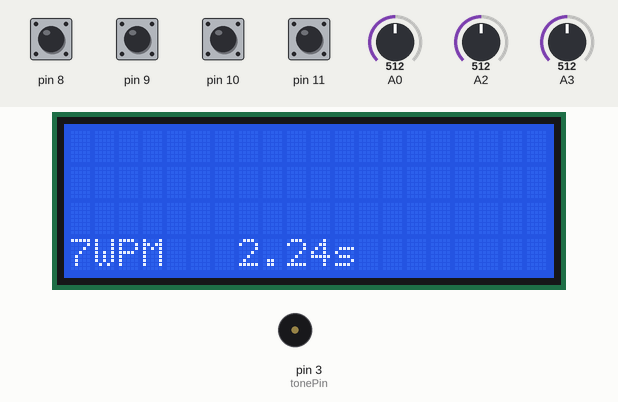
A sketch run on a simulated Arduino Uno, built with avr-gcc and run on an emulated ATmega328P. On the bench: 20×4 character LCD, buzzer (waves = sounding). The test bench sets the inputs (shaded band); at power-on: pin 8–11 HIGH, A2 = 512, A3 = 512, A0 = 512. Random numbers use the default seed unless the sketch sets one; what the sketch prints to the serial monitor is not drawn.

Above: at 3.8 s.
3.9 s: pin 8 pulled LOW for 1 s
At 7.2 s:
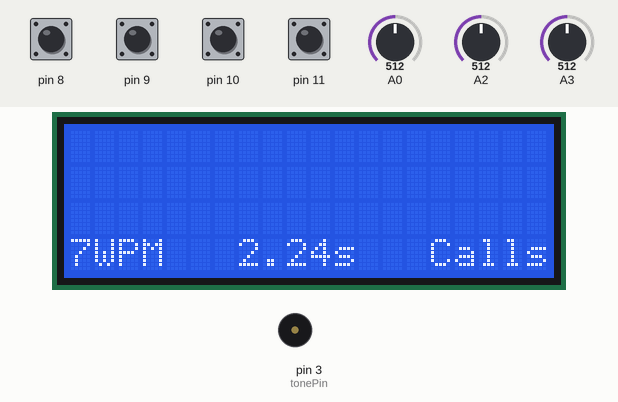
7.3 s: A2 set to 122
At 10.8 s:
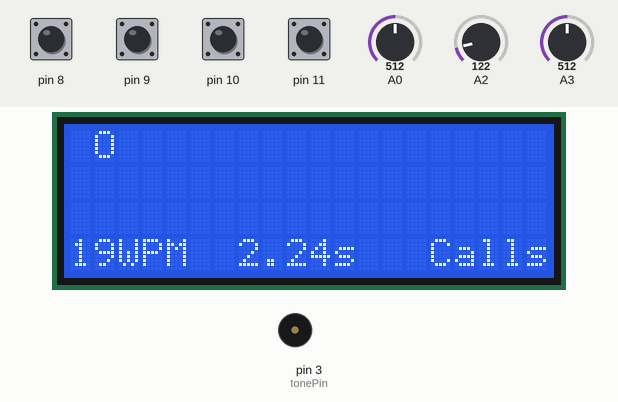
11.0 s: A3 set to 0
At 13.18 s:
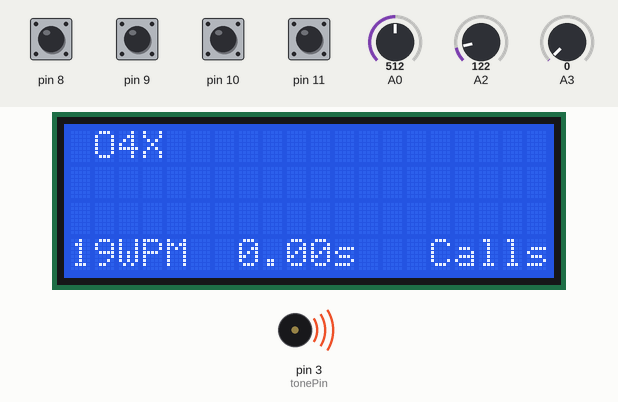
13.6 s: A2 set to 0
At 14.93 s:
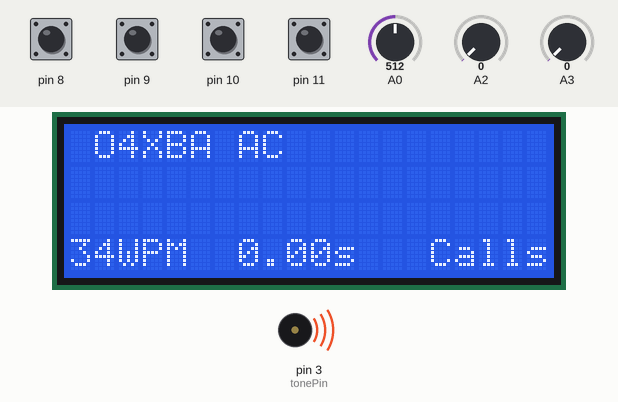
15.6 s: A3 set to 3
17.6 s: A3 set to 511
At 18.1 s:
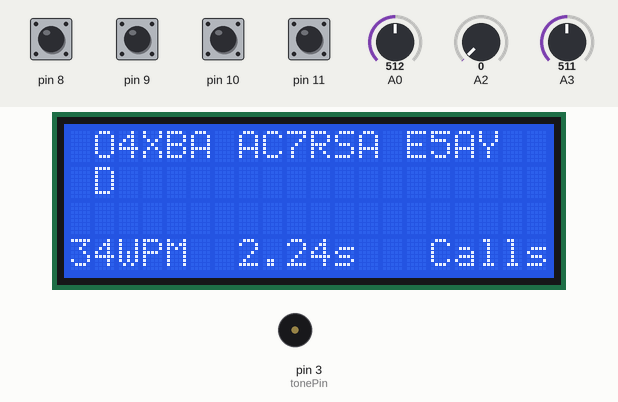
Timing chart, 0 to 26.3 s (numbered marks = the images above; inputs shaded):
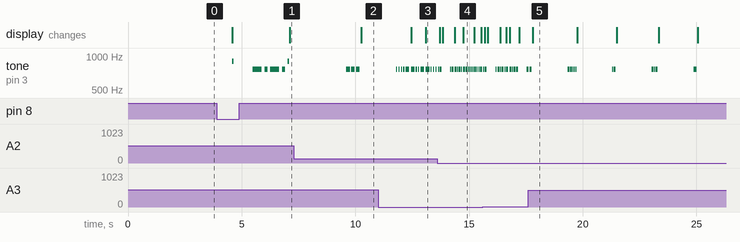

The sketch:

MorseTutor.ino
```cpp
/********************************************************************

      M O R S E   C O D E   P R A C T I C E    G E N E R A T O R

/********************************************************************

Author       : Dan Trudgian (M0TGN) http://www.m0tgn.com
Date         : 14th September 2015
Version      : 1.0
Description  :

This sketch is designed to emulate the Datong D70 practice oscillator.
It generated either letters, number or a mixture of both selected from a switch
2 controls allowed the WPM to be altered and the gap between characters.

This sketch should achieve the following requirements :

  1. Generate either numbers, letters or mixed - switched selection.
  2. Variable speed based on Variable resistor (WPM) between 8 and 34 WPM
  3. Generate 5 chars groups
  4. Allow a variable gap based on Variable Resistor between 0.5 and 4 seconds

Pin Assignments :

Switch
D8 = Call signs
D9 = Mixed
D10 = Numbers
D11 = Letters

A0 = Used for float voltage for random seed
A1 = Not used
A2 = Used for Speed variations
A3 = Used as Gap Variations
A3 = Not Used
A4 = Reserved for I2C LCD
A5 = Reserved for I2C LCD

Future enhancements to include
  1. LCD display - Completed 17/9/2015
  2. Callsign training - Complete 15/09/2015
  3. Code review

Known Issues
1. When generating call signs choosing a different mode will not immediately work
2. Call signs can be longer than 20 chars per line.
3. WPM calculation can be slightly off at mid point
4.


To make this work well you will need :

2 x Variable Resistors. 1K LIN
1 x 4 way switch.
1 x Speaker

To make this gucci you can add a screen
I use an I2C screen, hence teh included Library
The library I use is here :
https://arduino-info.wikispaces.com/LCD-Blue-I2C

You will also need to know the address.
Use this link to discover the address of the I2C device :
http://playground.arduino.cc/Main/I2cScanner


/********************************************************************
*/
// Set up Morse objects here
// Spacing and timings to create the perfect code.

// #define dotPeriod 100 // For when you have no Variable resistors.
#define gapSpace (analogRead(3)*3)
//#define gapSpace (60) // For when we have no Variable resitor
#define dotPeriod (analogRead(2)/5+30)
#define dahPeriod (dotPeriod*3)
#define ActualWPM (1038/dotPeriod)
#define relaxTime (dahPeriod * 1.3) // Relax time to be used between charactors
#define letterSpace (dotPeriod*1)
#define wordSpace (dotPeriod*7)
#define tonePin 3 // Speaker is connected to pin 3
#define buzz (760) // Tine value set here. 800 = 800Hz
String VerNo="V1.01"; // Current Version Number.
int CharGroup = 5; // How many charactors to generate per group
int i= 0; // i is used a a counter for the char generation. Set to zero.
int ColPos=0; // Current X position on LCD
int RowPos=0; // Current Y position on LCD
byte ModeSelection[4];  // holds the port numbers of the push buttons.
int RndCallsign = 0; // Local int used for random callsign pattern
String InfoMsg = " "; // An emty string for emptyness
int ModePin=0; //What mode have we selected. lets start assuming we know nothing.
int ModeCalls = 8;
int ModeMixed = 9;
int ModeNumbers = 10;
int ModeLetters =11;
String BlankLine ="                  ";

#include <Wire.h>
#include <LiquidCrystal_I2C.h> //Get this here https://arduino-info.wikispaces.com/LCD-Blue-I2C

// initialize the library with the numbers of the interface pins
// LiquidCrystal lcd(7, 6, 5, 4, 3, 2);
LiquidCrystal_I2C lcd(0x3F, 2, 1, 0, 4, 5, 6, 7, 3, POSITIVE); // My I2C screen is on 0x3F - yours might not be. Check and adjust.

// Array for Mixed
    char MIXED_CHARACTERS[] = {
        // Numbers
        '0', '1', '2', '3', '4',
        '5', '6', '7', '8', '9',
        // Letters
        'A', 'B', 'C', 'D', 'E',
        'F', 'G', 'H', 'I', 'J',
        'K', 'L', 'M', 'N', 'O',
        'P', 'Q', 'R', 'S', 'T',
        'U', 'V', 'W', 'X', 'Y', 'Z',
    };

// Array for numbers only.
    char NUM_CHARACTERS[] = {
        // Numbers
        '0', '1', '2', '3', '4',
        '5', '6', '7', '8', '9',
    };

// Array for Letters only.
    char LETTERS_CHARACTERS[] = {
        // Letters
        'A', 'B', 'C', 'D', 'E',
        'F', 'G', 'H', 'I', 'J',
        'K', 'L', 'M', 'N', 'O',
        'P', 'Q', 'R', 'S', 'T',
        'U', 'V', 'W', 'X', 'Y', 'Z',
    };


void setup()
{
  lcd.begin(20, 4);      // Cuzz we have a 20x4 display
  lcd.clear();           // Empty the display - who knows whats on there right now eh ?
lcd.setCursor(7,0);
lcd.print("M0TGN");  // Im so vain, i proberbly think this code is about me...
 lcd.setCursor(5,1);
lcd.print("Morse Tutor");
 lcd.setCursor(7,2);
lcd.print(VerNo);

  ModeSelection[0] = ModeCalls;   //  Call signs
  ModeSelection[1] = ModeMixed;   //  Mixed
  ModeSelection[2] = ModeNumbers;  // Numbers
  ModeSelection[3] = ModeLetters;  // Letters

// initialize the button ports
  for (int i = 0; i < sizeof(ModeSelection); i++)
  {

   pinMode(ModeSelection[i], INPUT);      // set port as input
   digitalWrite(ModeSelection[i], HIGH);  // enable pull-up resistor

  }

// Write out the text to teh Serial Screen. Start up comms here
Serial.begin(9600);

// Make as random as I can - by reading a float voltage off an unused Analogue Pin
randomSeed(analogRead(A0));

// Welcome message
Serial.println();
Serial.print ("Starting up    Speed :");
Serial.print (ActualWPM);
Serial.print ("WPM    Tone :");
Serial.print (buzz);
Serial.print ("Hz    Mode :");


// Loop through all our pins, see which is pulled LOW
  for (int i = 0; i < sizeof(ModeSelection); i++)
  {
    if (digitalRead(ModeSelection[i])==LOW){
    ModePin=ModeSelection[i];
    };
  } ;


// Write out friendly text depending on which pin is LOW
    switch (ModePin){
          case 8:
          Serial.print ("Callsigns");
          break;
          case 9:
          Serial.print ("Mixed");
          break;
          case 10:
          Serial.print ("Numbers");
          break;
          case 11:
          Serial.print ("Letters");
          break;


  }
// Some musical interlude.

PlaySong(ModePin);


lcd.setCursor(0,0);
lcd.print(BlankLine);
lcd.setCursor(0,1);
lcd.print(BlankLine);
lcd.setCursor(0,2);
lcd.print(BlankLine);

// Call Display mode, set the cursor to 0,0
DisplayMode (String(ActualWPM), float(gapSpace/100/6.7), ModePin, 0, 0);

Serial.print ("\n"); // Write a new line for the code
delay(2500); // Added tension for dramatic effect.

// Ready now. lets create some tones !

}

void(* resetFunc) (void) = 0; //A Software reset function - called when mode is changed.


void loop()
{
ModeSelect(); // Monitor the mode pins.
}

void RandChars(int x)
{
i++;
switch (x){
  case 9:
        playLetter (MIXED_CHARACTERS[random(0,35)]);
      break;
  case 10:

        playLetter (NUM_CHARACTERS[random(0,10)]);

     break;
  case 11:
        playLetter (LETTERS_CHARACTERS[random(0,25)]);
     break;
delay(relaxTime); // And relax.
}

// Have we displayed 5 chars ? break it up, insert a space and a pause.
if (i>=CharGroup) {
 Serial.print (' ');
  ColPos++;
 delay(wordSpace);
i=0 ;
};
}


void printLetter(char x)
{
/*
Assuming we have an 20x4 LCD we can only show 3 groups on
the same line. So we will use 18 as a check number for number
of written chars to screen.

We save the current position of the cusor so we can retrun back here after writing out
the footer.
*/


  if (ColPos==18){
    Serial.println();
    // Increment row number
    RowPos++;
    // Cols = zero baby.
    ColPos=0;
  }
  ColPos++;
  Serial.print (x); // Write somthing out
if (RowPos==3){
  RowPos=0;
  lcd.clear(); // clear the screen
}
  // Write the footer out. remember to send the cursor back to correct position.
  DisplayMode (String(ActualWPM), float(gapSpace/100/6.7), ModePin, ColPos, RowPos);
    lcd.print(x); // Write somthing to the screen.


  // TODO :: This delay to be adjusted by an Analogue Read.
  //delay(wordSpace+gapSpace);
  delay(gapSpace);

}

void playLetter(char x)
{

  // Orginised is a cock ass manor, quicker to search through.
	switch (x){
  		case 'E':
			dit(); printLetter(x);  return;
		case 'I':
			dit(); dit(); printLetter(x); return;
		case 'S':
			dit(); dit(); dit(); printLetter(x);return;
		case 'A':
			dit(); dah(); printLetter(x);return;
		case 'U':
			dit(); dit(); dah(); printLetter(x);return;
		case 'T':
			dah(); printLetter(x);return;
		case 'M':
			dah(); dah(); printLetter(x);return;
		case 'O':
			dah(); dah(); dah(); printLetter(x);return;
		case 'N':
			dah(); dit(); printLetter(x);return;
		case 'D':
			dah(); dit(); dit(); printLetter(x);return;
		case 'F':
			dit();dit(); dah(); dit(); printLetter(x);return;
		case 'P':
			dit(); dah(); dah(); dit(); printLetter(x); return;
		case 'J':
			dit();dah();dah();dah(); printLetter(x);return;
		case 'L':
			dit(); dah(); dit(); dit(); printLetter(x);return;
		case 'Q':
			dah(); dah(); dit(); dah(); printLetter(x);return;
		case 'X':
			dah(); dit(); dit(); dah(); printLetter(x); return;
		case 'B':
			dah(); dit(); dit();dit(); printLetter(x);return;
		case 'Y':
			dah(); dit(); dah(); dah(); printLetter(x); return;
		case 'W':
			dit(); dah(); dah(); printLetter(x); return;
		case 'R':
			dit(); dah(); dit(); printLetter(x);return;
		case 'H':
			dit(); dit();dit();dit(); printLetter(x);return;
		case 'Z':
			dit();dit(); dah();dah();printLetter(x); return;
		case 'G':
			dah(); dah(); dit(); printLetter(x);return;
		case 'K':
			dah(); dit();dah(); printLetter(x); return;
		case 'V':
			dit(); dit(); dit(); dah();printLetter(x); return;
		case 'C':
			dah(); dit(); dah();dit();printLetter(x);return;
		case '1':
			 dit(); dah(); dah(); dah(); dah(); printLetter(x);return;
		case '2':
			dit();dit(); ; dah(); dah(); dah();  printLetter(x);return;
		case '3':
			dit(); dit();dit(); dah(); dah();  printLetter(x);return;
		case '4':
			dit();  dit();dit();dit(); dah();  printLetter(x);return;
		case '5':
			 dit(); dit();dit(); dit(); dit();printLetter(x);return;
		case '6':
			  dah(); dit();dit(); dit(); dit();printLetter(x);return;
		case '7':
			 dah(); dah();dit(); dit(); dit();printLetter(x);return;
		case '8':
			  dah(); dah(); dah(); dit(); dit();printLetter(x);return;
		case '9':
			  dah(); dah(); dah(); dah(); dit();printLetter(x);return;
		case '0':
			 dah();dah();dah();dah();dah();printLetter(x);return;
		case ' ':
			delay(wordSpace);
    case '/':
       dah();dit();dit();dah();dit(); printLetter(x);return;

}

}

void dit()
{
  tone(tonePin, buzz, dotPeriod);
  //delay(dotPeriod);
  delay(relaxTime /2);

}

void dah()
{

  tone(tonePin, buzz, dahPeriod);
    //delay(dotPeriod);
  delay(relaxTime);
}


void RandCallsign()
{

int RndCallsign = random(1,5);

// TODO :: Not happy with this function ! Its crap.


 // patterns of callsigns to generate X0XXX XX0XXX X0XX
 // patterns of suffix to chose. /m /p & null
 // Choose a letter, a number and 3 letters to create a fake callsign.
switch (RndCallsign){
 case 1:
   playLetter (LETTERS_CHARACTERS[random(0,25)]);
   playLetter (NUM_CHARACTERS[random(0,10)]);

   playLetter (LETTERS_CHARACTERS[random(0,25)]);
   playLetter (LETTERS_CHARACTERS[random(0,25)]);
   playLetter (LETTERS_CHARACTERS[random(0,25)]);
   delay(relaxTime);
   Serial.print (' ');
     ColPos++;
   delay(wordSpace);

 case 2:
   playLetter (LETTERS_CHARACTERS[random(0,25)]);
   playLetter (LETTERS_CHARACTERS[random(0,25)]);
   playLetter (NUM_CHARACTERS[random(0,10)]);

   playLetter (LETTERS_CHARACTERS[random(0,25)]);
   playLetter (LETTERS_CHARACTERS[random(0,25)]);
   playLetter (LETTERS_CHARACTERS[random(0,25)]);
   delay(relaxTime);
   Serial.print (' ');
    ColPos++;
   delay(wordSpace);

 case 3:
   playLetter (LETTERS_CHARACTERS[random(0,25)]);
   playLetter (NUM_CHARACTERS[random(0,10)]);

   playLetter (LETTERS_CHARACTERS[random(0,25)]);
   playLetter (LETTERS_CHARACTERS[random(0,25)]);
   delay(relaxTime);
   Serial.print (' ');
    ColPos++;
   delay(wordSpace);


    case 4:
   playLetter (LETTERS_CHARACTERS[random(0,25)]);
   playLetter (NUM_CHARACTERS[random(0,10)]);

   playLetter (LETTERS_CHARACTERS[random(0,25)]);
   playLetter (LETTERS_CHARACTERS[random(0,25)]);
   playLetter (LETTERS_CHARACTERS[random(0,25)]);
   playLetter ('/');
   playLetter ('M');
   delay(relaxTime);
   Serial.print (' ');
    ColPos++;
   delay(wordSpace);


 case 5:
   playLetter (LETTERS_CHARACTERS[random(0,25)]);
   playLetter (NUM_CHARACTERS[random(0,10)]);

   playLetter (LETTERS_CHARACTERS[random(0,25)]);
   playLetter (LETTERS_CHARACTERS[random(0,25)]);
   playLetter ('/');
   playLetter ('P');
   delay(relaxTime);
   Serial.print (' ');
     ColPos++;
   delay(wordSpace);


}


}

void DisplayMode (String strWPM, float strDelay ,int intMode, int XPos, int YPos)
{
  // Display Speed
  lcd.setCursor(0,4);
  InfoMsg = strWPM + "WPM ";
  lcd.print(InfoMsg);

  //Delay
  lcd.setCursor(7,4);
  lcd.print(strDelay);
  lcd.print("s");
  //Mode
  lcd.setCursor(13,4);
  switch (intMode)
  {
          case 8:
          lcd.print ("  Calls");
          break;
          case 9:
          lcd.print ("  Mixed");
          break;
          case 10:
          lcd.print ("Numbers");
          break;
          case 11:
          lcd.print ("Letters");
          break;
}


// return the cursor back to where it once was.

  lcd.setCursor(XPos,YPos);


}

void ModeSelect()
{

  // Check all our mode pins
    for (int i = 0; i < sizeof(ModeSelection); i++)
  {
    if (digitalRead(ModeSelection[i])==LOW)
        {

         // This little pin is LOW, so save this pin and check if the last
         // Saved pin was the same, if its not - weve changed mode
         // So reset with new mode.

          if (ModePin != ModeSelection[i]) {
            ModePin=ModeSelection[i];

            resetFunc();

          };
          // Save this mode
          ModePin=ModeSelection[i];

        };
  } ;

 if (ModePin ==8)
 {
   // Are we 8 ? are doing cals ?
   RandCallsign();

 }
    else{
 RandChars(ModePin);
    };

};

void PlaySong(byte m)
{
// TODO :: Change song to high beep and a letter denoting mode - so M, L, N & C
  switch (m)
  {
    case 8:

tone(tonePin, 900, 50);
delay(900);
dah(); dit();dah(); dit();
tone(tonePin, 900, 50);
break;

    case 9:
tone(tonePin, 900, 50);
delay(900);
dah(); dah();
tone(tonePin, 900, 50);
delay(500);
break;
    case 10:
tone(tonePin, 900, 50);
delay(900);
dah(); dit();
tone(tonePin, 900, 50);
delay(500);
break;
case 11:
tone(tonePin, 900, 50);
delay(900);
dit(); dah();dit(); dit();
tone(tonePin, 900, 50);
delay(500);
break;


  };


}
```

Measured:
- after the input at 3.9 s, tone on pin 3 (tonePin): plays 900 Hz for 0.05 s, 760 Hz for 0.40 s, 760 Hz for 0.13 s, 760 Hz for 0.40 s, 760 Hz for 0.13 s, 900 Hz for 0.05 s, starting after 0.69 s; the display: first changes after 0.69 s (image 1 shows a later state)
- after the input at 7.3 s, the display: changes after 3.0 s (image 2)
